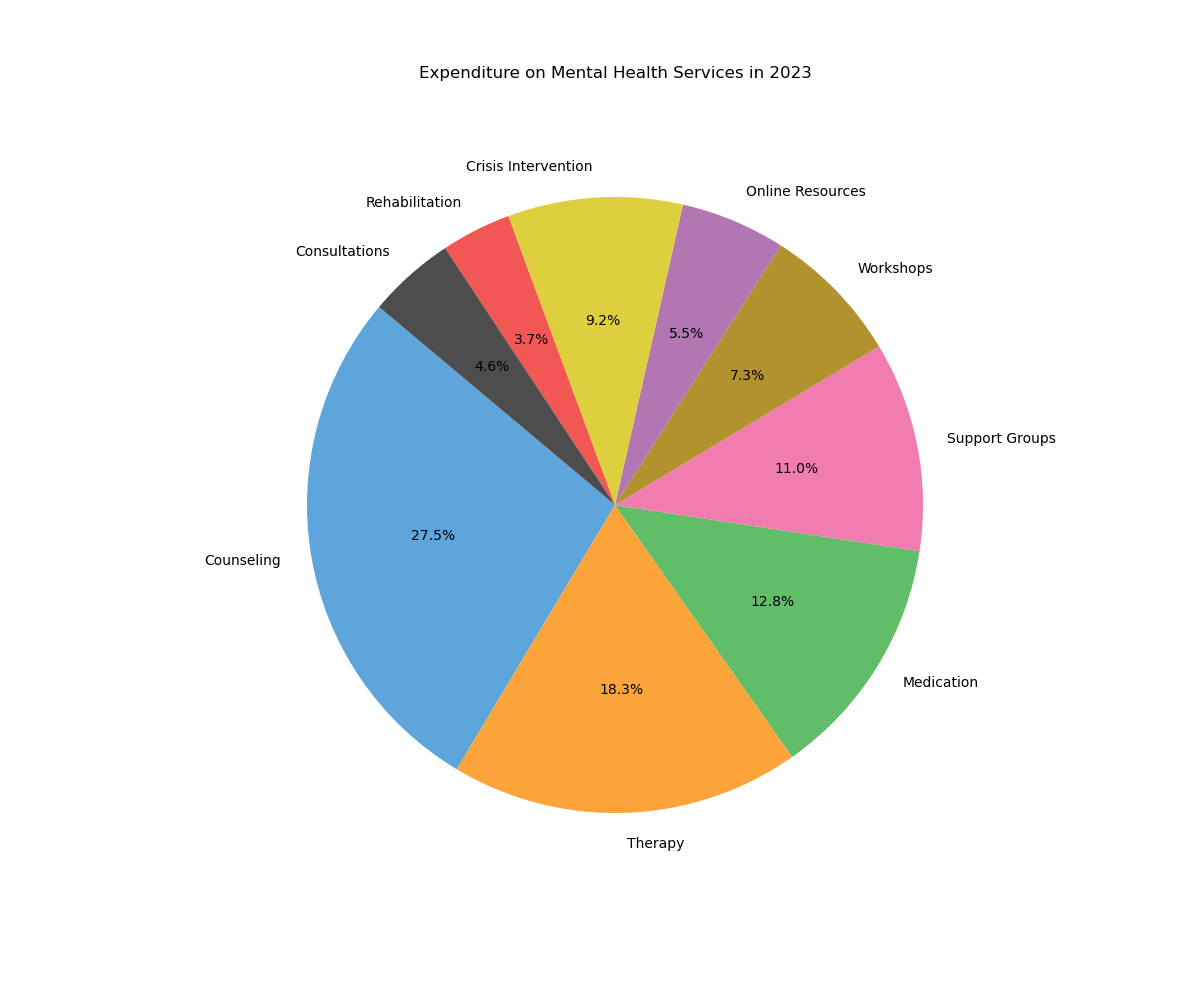

This figure's Python source:

import matplotlib.pyplot as plt

# Data
mental_health_services = ["Counseling", "Therapy", "Medication", "Support Groups", "Workshops", "Online Resources", "Crisis Intervention", "Rehabilitation", "Consultations"]
expenditure = [150, 100, 70, 60, 40, 30, 50, 20, 25]

# Colors
colors = [
    "#5DA5DA",  # Counseling
    "#FAA43A",  # Therapy
    "#60BD68",  # Medication
    "#F17CB0",  # Support Groups
    "#B2912F",  # Workshops
    "#B276B2",  # Online Resources
    "#DECF3F",  # Crisis Intervention
    "#F15854",  # Rehabilitation
    "#4D4D4D",  # Consultations
]

# Create pie chart
plt.figure(figsize=(12, 10))  # width and height in inches
plt.pie(expenditure, labels=mental_health_services, colors=colors, autopct='%1.1f%%', startangle=140)

# Chart title
plt.title('Expenditure on Mental Health Services in 2023', pad=30)

# Show plot
plt.show()
